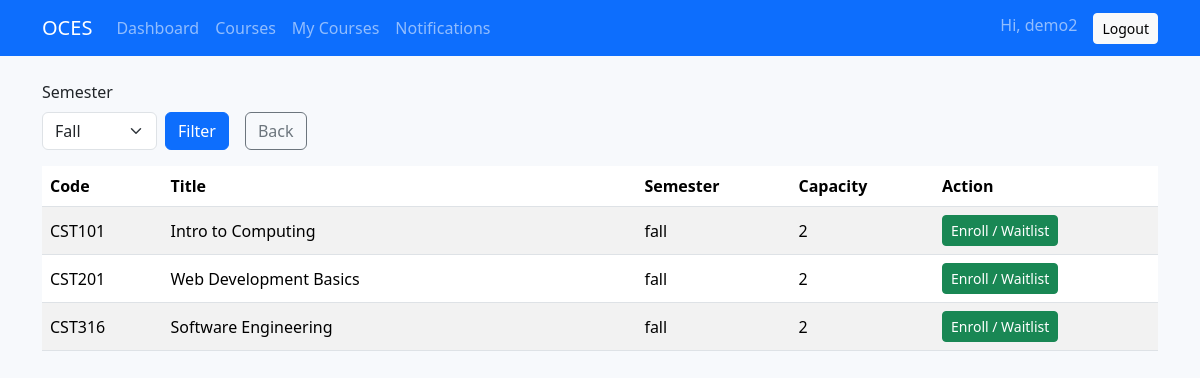
The app's page /list_courses.php?semester=fall (signed in) with its own data.
### tables this page shows
CREATE TABLE courses (
  id INT AUTO_INCREMENT PRIMARY KEY,
  code VARCHAR(20) NOT NULL,
  title VARCHAR(255) NOT NULL,
  semester ENUM('spring','summer','fall') NOT NULL,
  capacity INT NOT NULL,
  created_at TIMESTAMP NOT NULL DEFAULT CURRENT_TIMESTAMP,
  UNIQUE KEY uk_courses_code_sem (code, semester)
);

### list_courses.php (the view, shortened to what this page needs)
<?php
require_once __DIR__ . '/db.php';
require_once __DIR__ . '/layout.php';
$semester = $_GET['semester'] ?? '';
if ($semester) {
    $stmt = $mysqli->prepare("SELECT id AS course_id, code, title, semester, capacity FROM courses WHERE semester=? ORDER BY code");
    $stmt->bind_param('s', $semester); $stmt->execute();
    $courses = $stmt->get_result();
} else {
    $courses = $mysqli->query("SELECT id AS course_id, code, title, semester, capacity FROM courses ORDER BY code");
}
?>
<div class="d-flex align-items-end gap-3 mb-3">
  <form method="get" class="d-flex gap-2 flex-wrap">
    <div>
      <label class="form-label">Semester</label>
      <select class="form-select" name="semester">
        <option value="fall"   <?php if($semester==='fall')   echo 'selected';?>>Fall</option>
      </select>
    </div>
    <button class="btn btn-primary align-self-end" type="submit">Filter</button>
  </form>
  <a class="btn btn-outline-secondary align-self-end" href="dashboard.php">Back</a>
</div>
<table class="table table-striped">
  <thead><tr><th>Code</th><th>Title</th><th>Semester</th><th>Capacity</th><th>Action</th></tr></thead>
  <tbody>
  <?php while($c = $courses->fetch_assoc()): ?>
    <tr>
      <td><?php echo htmlspecialchars($c['code']); ?></td>
      <td class="min-w-280"><?php echo htmlspecialchars($c['title']); ?></td>
      <td><?php echo htmlspecialchars($c['semester']); ?></td>
      <td><?php echo (int)$c['capacity']; ?></td>
      <td>
        <form method="post" action="register_course.php" class="d-inline">
          <button class="btn btn-sm btn-success" type="submit">Enroll / Waitlist</button>
        </form>
      </td>
    </tr>
  <?php endwhile; ?>
  </tbody>
</table>

### style.css (style rules this page uses)
body { background: #f7f9fc; }
.table td, .table th { vertical-align: middle; }
.form-control, .form-select { max-width: 420px; }
.min-w-280 { min-width: 280px; }

### records on screen
courses: code "CST101", title "Intro to Computing", semester "fall", capacity "2"
courses: code "CST201", title "Web Development Basics", semester "fall", capacity "2"
courses: code "CST316", title "Software Engineering", semester "fall", capacity "2"

### other values on screen
$safe "demo2"
